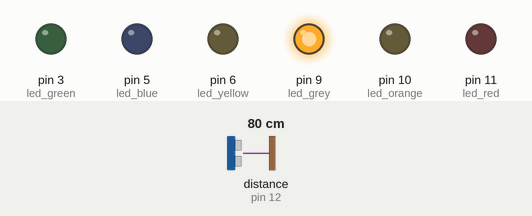
This sketch was run on a simulated Arduino Uno, built with avr-gcc and run on an emulated ATmega328P. Parts: output pins drawn as LEDs (lit = HIGH). Wiring (inferred from the names in the program): ultrasonic range finder: trigger pin 13; echo pin 12. The test bench sets the inputs (shaded band); at power-on: distance to the obstacle (sensor on pin 12) 80 cm. The echo pulse lasts 58.3 µs per cm; pins used as bus, display or sensor lines are not drawn; what the sketch prints to the serial monitor is not drawn.

Above: at 1.8 s.
1.9 s: distance to the obstacle (sensor on pin 12) set to 56 cm
6.0 s: distance to the obstacle (sensor on pin 12) set to 48 cm
At 6.5 s:
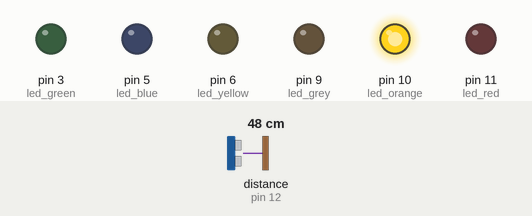
10.1 s: distance to the obstacle (sensor on pin 12) set to 29 cm
13.6 s: distance to the obstacle (sensor on pin 12) set to 24 cm
At 14.6 s:
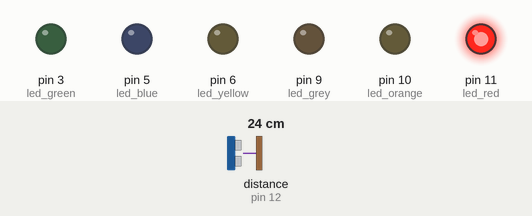
17.7 s: distance to the obstacle (sensor on pin 12) set to 120 cm
At 18.8 s:
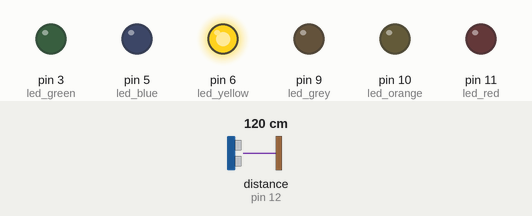
21.8 s: distance to the obstacle (sensor on pin 12) set to 106 cm
25.3 s: distance to the obstacle (sensor on pin 12) set to 98 cm
At 26.4 s:
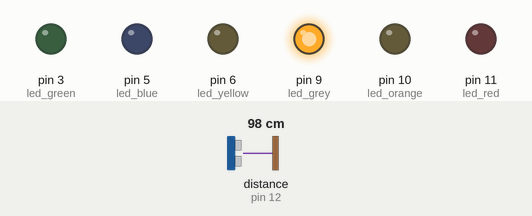
Timing chart, 0 to 28.3 s (numbered marks = the images above; inputs shaded):
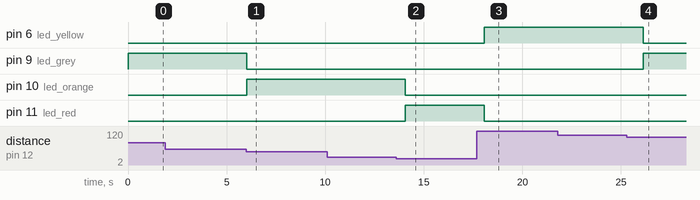

Measured:
- the behaviour switches between 52 and 51 cm on distance to the obstacle (sensor on pin 12) (found by bisection; images 0 and 1)
- the behaviour switches between 27 and 26 cm on distance to the obstacle (sensor on pin 12) (found by bisection; images 1 and 2)
- the behaviour switches between 102 and 101 cm on distance to the obstacle (sensor on pin 12) (found by bisection; images 3 and 4)
- after the input at 6.0 s, pin 9 (led_grey): HIGH → LOW at once; pin 10 (led_orange): LOW → HIGH at once
- after the input at 13.6 s, pin 10 (led_orange): HIGH → LOW after 0.45 s; pin 11 (led_red): LOW → HIGH after 0.45 s
- after the input at 17.7 s, pin 6 (led_yellow): LOW → HIGH after 0.37 s; pin 11 (led_red): HIGH → LOW after 0.36 s
- after the input at 25.3 s, pin 6 (led_yellow): HIGH → LOW after 0.82 s; pin 9 (led_grey): LOW → HIGH after 0.83 s

The sketch:

ed_lab_51.ino
```cpp
int trigpin=13;
int echopin=12;
int duration;
int distanceCm;
int led_red=11;
int led_orange=10;
int led_grey=9;
int led_yellow=6;
int led_blue=5;
int led_green=3;

void setup()
{
  Serial.begin(9600);
  pinMode(trigpin,OUTPUT);
  pinMode(echopin,INPUT);
  pinMode(led_red,OUTPUT);
  pinMode(led_orange,OUTPUT);
  pinMode(led_grey,OUTPUT);
  pinMode(led_yellow,OUTPUT);
  pinMode(led_blue,OUTPUT);
  pinMode(led_green,OUTPUT);
}

void loop()
{
  digitalWrite(trigpin, HIGH);
  delayMicroseconds(10);
  digitalWrite(trigpin, LOW);
  duration=pulseIn(echopin,HIGH);
  distanceCm=(duration*0.034)/2;

  if (distanceCm >0 && distanceCm <=25)
  {
    digitalWrite(led_red,HIGH);
    delay(1000);
    digitalWrite(led_red,LOW);
  }
  else if (distanceCm >=26 && distanceCm <=50)
  {
     digitalWrite(led_orange,HIGH);
     delay(1000);
     digitalWrite(led_orange,LOW);
  }
  else if (distanceCm >50 && distanceCm <100)
  {
     digitalWrite(led_grey,HIGH);
     delay(1000);
     digitalWrite(led_grey,LOW);
  }
  else if (distanceCm >100 && distanceCm <200)
  {
     digitalWrite(led_yellow,HIGH);
     delay(1000);
     digitalWrite(led_yellow,LOW);
  }
  else if (distanceCm >=200 && distanceCm <300)
  {
     digitalWrite(led_blue,HIGH);
     delay(1000);
     digitalWrite(led_blue,LOW);
  }
  else if (distanceCm >300)
  {
     digitalWrite(led_green,HIGH);
     delay(1000);
     digitalWrite(led_green,LOW);
  }
  Serial.print("Distance");
  Serial.println(distanceCm);
  Serial.print(" cm");
}
```
